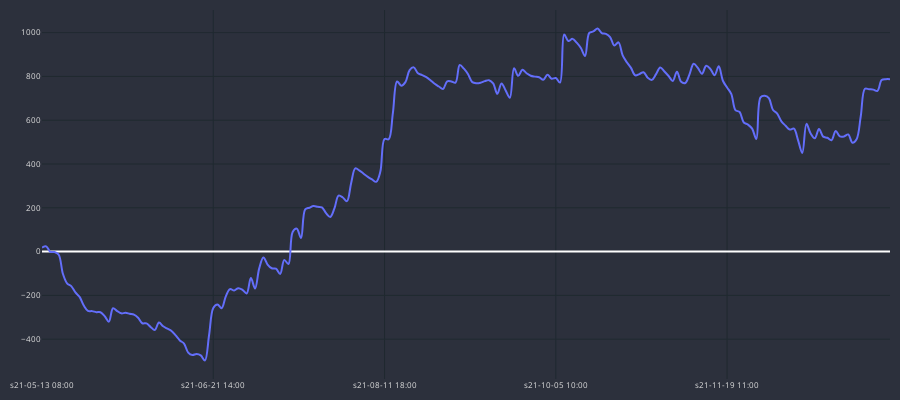

Notebook source saved alongside this figure:
### Code cell
cp = CandlePlot(df_gains, candles=False)
cp.show_plot(line_traces=['GAIN_C'])

### Figure 1 — Plotly figure (JSON) as saved in the notebook; plotly's stock layout.template omitted (floating-point values rounded to 4 significant figures; data arrays with more than 128 entries replaced by an {"elided": "..."} marker saying what was removed)
{"data": [{"line": {"shape": "spline", "width": 2}, "name": "GAIN_C", "type": "scatter", "x": {"elided": "204 str values"}, "y": {"elided": "204 float values"}}], "layout": {"font": {"color": "#e1e1e1", "size": 8}, "height": 400, "margin": {"b": 10, "l": 10, "r": 10, "t": 10}, "paper_bgcolor": "#2c303c", "plot_bgcolor": "#2c303c", "width": 900, "xaxis": {"gridcolor": "#1f292f", "nticks": 5, "rangeslider": {"visible": false}}, "yaxis": {"gridcolor": "#1f292f"}}}
